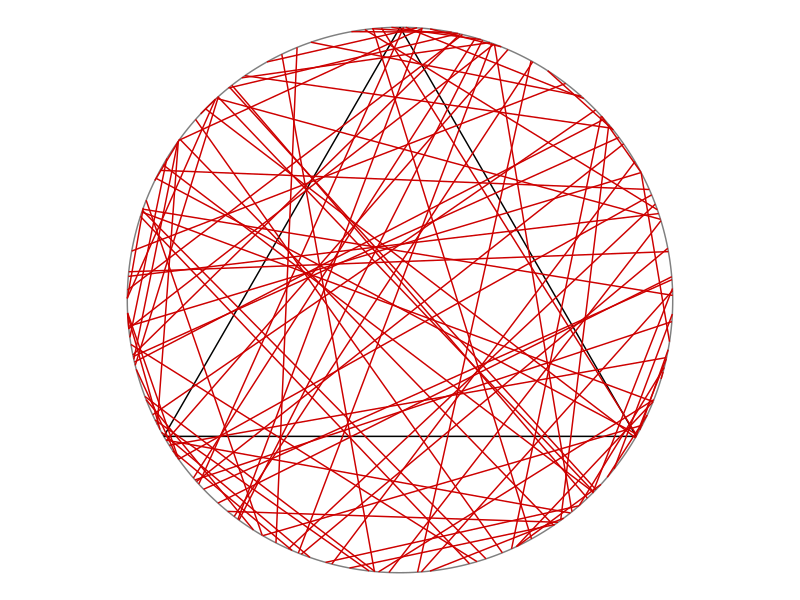
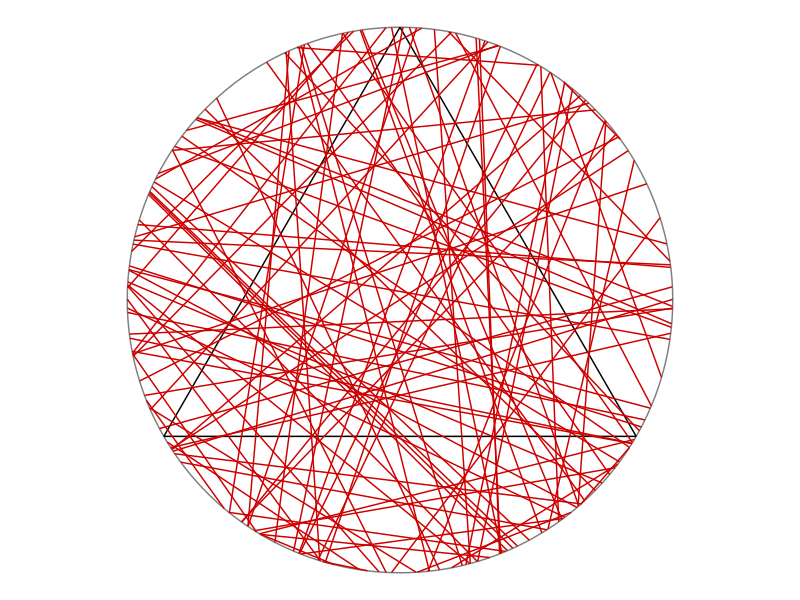
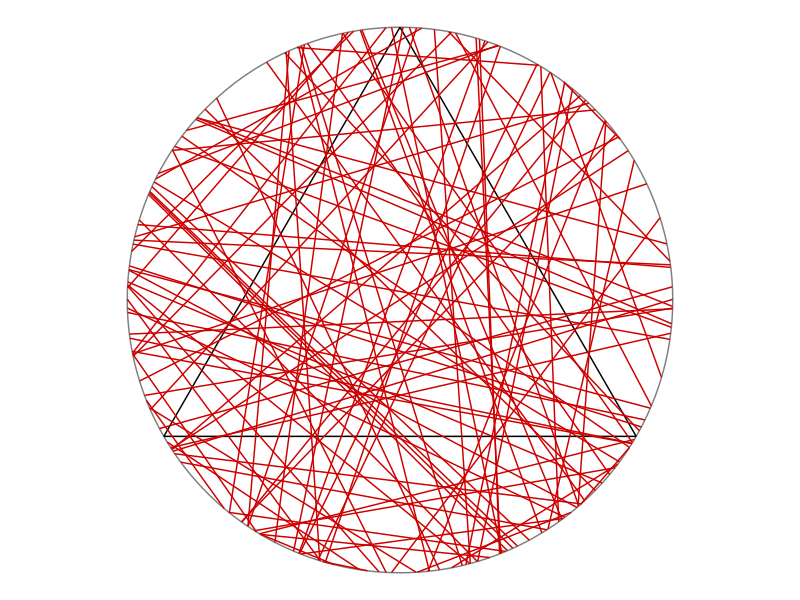

Reproduce these figures in R, in order.
### References
## https://en.wikipedia.org/wiki/Bertrand_paradox_(probability)
## https://hpaulkeeler.com/the-bertrand-paradox/
## https://github.com/hpaulkeeler/posts/blob/master/BertrandParadox/BertrandParadox.R

# The value of probabilities of chords  being longer than 
# the length of the side of equilateral triangle obtained by running the code are:
# PA = 0.33
# PB = 0.51
# PC = 0.24
# However there is a small change in values of probabilities for each running 
# due to the chords being plotted randomly on the surface of the circle. 

library(tidyverse)
library(ggforce)
theme_set(theme_void()) 

x0=0; y0=0; #center of disk
r=1; #radius
numbLines=100; #number of lines

# Coordinates of equilateral triangle
eqtri_df <- tibble(
  x    = c(0, sqrt(3) / 2, -sqrt(3) / 2),
  y    = c(1, -0.5, -0.5),
  xend = c(sqrt(3) / 2, -sqrt(3) / 2, 0),
  yend = c(-0.5, -0.5, 1)
)

# Method A..........................................................................

thetaA1=2*pi*runif(numbLines); #choose angular component uniformly
thetaA2=2*pi*runif(numbLines); #choose angular component uniformly

# Coordinates of random chord

rdmchr_A <- tibble(
  x    = x0+r*cos(thetaA1),
  y    = y0+r*sin(thetaA1),
  xend = x0+r*cos(thetaA2),
  yend = y0+r*sin(thetaA2)
)
# calculate probability that the chord is longer than a side of the triangle

# Coordinates of random chord
xA    = x0+r*cos(thetaA1);
yA    = y0+r*sin(thetaA1);
xAend = x0+r*cos(thetaA2);
yAend = y0+r*sin(thetaA2);

#length of triangle side
lengthSide<-r*sqrt(3); 

#lengths of the chords
lengthA=sqrt((xA-xAend)^2+(yA-yAend)^2);

#probability of chord being longer than triangle side
probA=mean(lengthA > lengthSide); 

# Plot A
pA <- ggplot() +
  ggforce::geom_circle(aes(x0 = 0, y0 = 0, r = 1), col = "gray50") +
  geom_segment(data = eqtri_df, aes(x = x, y = y, xend = xend, yend = yend)) +
  geom_segment(data = rdmchr_A, aes(x = x, y = y, xend = xend, yend = yend),
               col = "red3") +
  coord_equal()

ggsave(pA, file = "plotA.png", height = 5, width = 7)

# Method B............................................................................

thetaB=2*pi*runif(numbLines); #choose angular component uniformly
pB=r*runif(numbLines); #choose radial component uniformly
qB=sqrt(r^2-pB^2); #distance to circle edge (along line)

#calculate trig values
sin_thetaB=sin(thetaB);
cos_thetaB=cos(thetaB);

# Coordinates of random chord

rdmchr_B <- tibble(
  x    = x0+pB*cos_thetaB+qB*sin_thetaB,
  y    = y0+pB*sin_thetaB-qB*cos_thetaB,
  xend = x0+pB*cos_thetaB-qB*sin_thetaB,
  yend = y0+pB*sin_thetaB+qB*cos_thetaB
)

# calculate probability that the chord is longer than a side of the triangle

# Coordinates of random chord
xB    = x0+pB*cos_thetaB+qB*sin_thetaB;
yB    = y0+pB*sin_thetaB-qB*cos_thetaB;
xBend = x0+pB*cos_thetaB-qB*sin_thetaB;
yBend = y0+pB*sin_thetaB+qB*cos_thetaB;

#length of triangle side
lengthSide<-r*sqrt(3);

#lengths of the chords
lengthB=sqrt((xB-xBend)^2+(yB-yBend)^2);

#probability of chord being longer than triangle side
probB=mean(lengthB>lengthSide);

# Plot B
pB <- ggplot() +
  ggforce::geom_circle(aes(x0 = 0, y0 = 0, r = 1), col = "gray50") +
  geom_segment(data = eqtri_df, aes(x = x, y = y, xend = xend, yend = yend)) +
  geom_segment(data = rdmchr_B, aes(x = x, y = y, xend = xend, yend = yend),
               col = "red3") +
  coord_equal()

ggsave(pB, file = "plotB.png", height = 5, width = 7)

#Method C.............................................................................

thetaC=2*pi*runif(numbLines); #choose angular component uniformly
pC=r*sqrt(runif(numbLines)); #choose radial component
qC=sqrt(r^2-pC^2); #distance to circle edge (along line)

#calculate trig values
sin_thetaC=sin(thetaC);
cos_thetaC=cos(thetaC);
# Coordinates of random chord

rdmchr_C <- tibble(
  x    = x0+pC*cos_thetaC+qC*sin_thetaC,
  y    = y0+pC*sin_thetaC-qC*cos_thetaC,
  xend = x0+pC*cos_thetaC-qC*sin_thetaC,
  yend = y0+pC*sin_thetaC+qC*cos_thetaC
)
# calculate probability that the chord is longer than a side of the triangle

# Coordinates of random chord
xC    = x0+pC*cos_thetaC+qC*sin_thetaC;
yC    = y0+pC*sin_thetaC-qC*cos_thetaC;
xCend = x0+pC*cos_thetaC-qC*sin_thetaC;
yCend = y0+pC*sin_thetaC+qC*cos_thetaC;

#length of triangle side
lengthSide<-r*sqrt(3);

#lengths of the chords
lengthC=sqrt((xC-xCend)^2+(yC-yCend)^2);

#probability of chord being longer than triangle side
probC=mean(lengthC>lengthSide);

# Plot C
pC <- ggplot() +
  ggforce::geom_circle(aes(x0 = 0, y0 = 0, r = 1), col = "gray50") +
  geom_segment(data = eqtri_df, aes(x = x, y = y, xend = xend, yend = yend)) +
  geom_segment(data = rdmchr_B, aes(x = x, y = y, xend = xend, yend = yend),
               col = "red3") +
  coord_equal()

ggsave(pC, file = "plotC.png", height = 5, width = 7)
